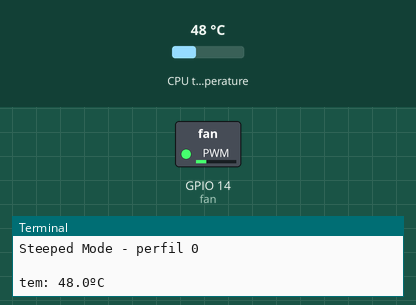
A program run on a simulated Raspberry Pi (BCM pin numbers). Shown: switched loads named in the program (green lamp = pin HIGH), the last lines printed to the terminal. The inputs (shaded band) are chosen by the test bench; at power-on: CPU temperature 48 °C.

Above: at 1.2 s.
1.3 s: CPU temperature set to 59 °C
7.3 s: CPU temperature set to 62 °C
At 11.2 s:
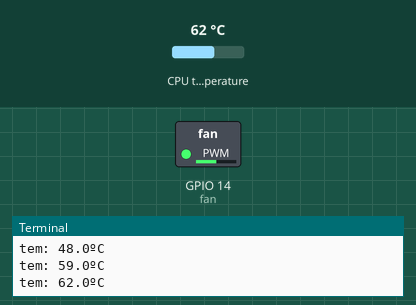
13.3 s: CPU temperature set to 79 °C
19.3 s: CPU temperature set to 82 °C
At 21.1 s:
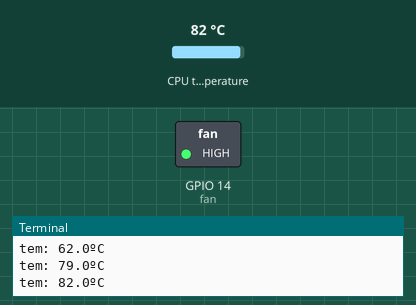
25.3 s: CPU temperature set to 44 °C
At 31.1 s:
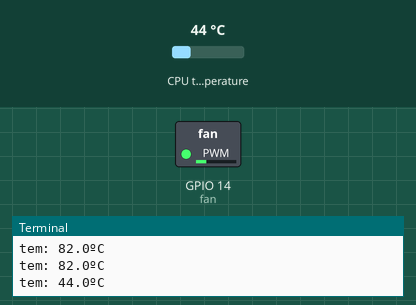
31.6 s: CPU temperature set to 71 °C
At 35.4 s:
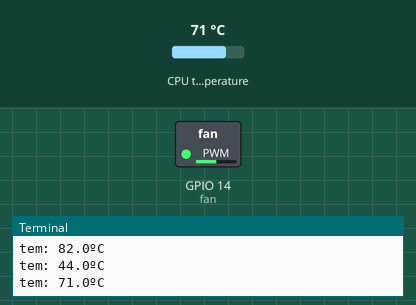
Timing chart, 0 to 36.9 s (numbered marks = the images above; inputs shaded):
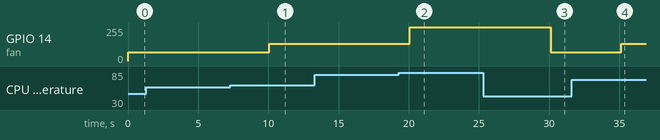

Measured:
- the behaviour switches between 60 and 61 °C on CPU temperature (found by bisection; images 0 and 1)
- the behaviour switches between 80 and 81 °C on CPU temperature (found by bisection; images 1 and 2)
- after the input at 7.3 s, GPIO 14 (fan): 64/255 → 128/255 after 2.7 s
- after the input at 19.3 s, GPIO 14 (fan): 128/255 → 255/255 after 0.78 s
- after the input at 25.3 s, GPIO 14 (fan): 255/255 → 64/255 after 4.8 s
- after the input at 31.6 s, GPIO 14 (fan): 64/255 → 128/255 after 3.5 s

The program:

pwm_fan_rpi3.py
```python
import RPi.GPIO as IO
import time
import subprocess

IO.setwarnings(False)	# No mostrar alertas GPIO
IO.setmode(IO.BCM)		# Número de pin BCM - El PIN8 es 'GPIO14'
IO.setup(14, IO.OUT)	# Inicializa GPIO14 como pin de salida
fan = IO.PWM(14,50)		# Establece GPIO14 como salida PWM a 50Hz
fan.start(0)			# Inicia la señal PWM iniciada al 0% (apagado)

mode = 1	# mode=0: Proportional; mode=1: Stepped

perfiles = ([40, 60, 80],	# Without heatsink
			[30, 50, 70],	# With heatsink
			[30, 40, 60],	# Active heatsink
			[ 0,  0,  0]	# Custom
			)
perfil = 0 # Choose perfil number

speed_min = 0
speed_max = 100

def showMode():
	if mode == 0:
		print("Proportional Mode - perfil {}\n".format(perfil))
	elif mode == 1:
		print("Steeped Mode - perfil {}\n".format(perfil))

## Función para leer la temperatura con subprocess
def getTemp():
	output = subprocess.run(['vcgencmd', 'measure_temp'], capture_output= True)
	temp_str = output.stdout.decode()
	try:
		return float(temp_str.split('=')[1].split('\'')[0])
	except (IndexError, ValueError):
		raise RuntimeError('no se puede obtener temperatura')

def renormalize(n, range1, range2):
	delta1 = range1[1] - range1[0]
	delta2 = range2[1] - range2[0]

	return (delta2 * (n -range1[0]) /delta1) + range2[0]


## Función velocidad proporcional del ventilador
def Proportional(n_perfil):
	temp = getTemp()
	if temp < perfiles[0][0]:                      # Constrain temperature to set range limits
		temp = perfiles[n_perfil][0]
	elif temp > perfiles[n_perfil][2]:
			temp = perfiles[n_perfil][2]
	pwm = int(renormalize(temp, [perfiles[n_perfil][0], perfiles[n_perfil][2]], [speed_min, speed_max]))
	print("temp: {}ºC, pwm: {}".format(temp, pwm))	# Debug only
	fan.ChangeDutyCycle(pwm) # Set fan duty based on temperature, from minSpeed to maxSpeed
	time.sleep(5)

## Función selocidad del ventilador por pasos
def Stepped(n_perfil):
	temp = getTemp()
	print("tem: {}ºC".format(str(temp)))	# Debug only
	if temp > perfiles[n_perfil][2]:
		fan.ChangeDutyCycle(100)
	elif temp  > perfiles[n_perfil][1]:
		fan.ChangeDutyCycle(50)
	elif temp > perfiles[n_perfil][0]:
		fan.ChangeDutyCycle(25)
	time.sleep(5)

showMode()
while True:
	if mode == 0:
		Proportional(perfil)
	elif mode == 1:
		Stepped(perfil)
```
